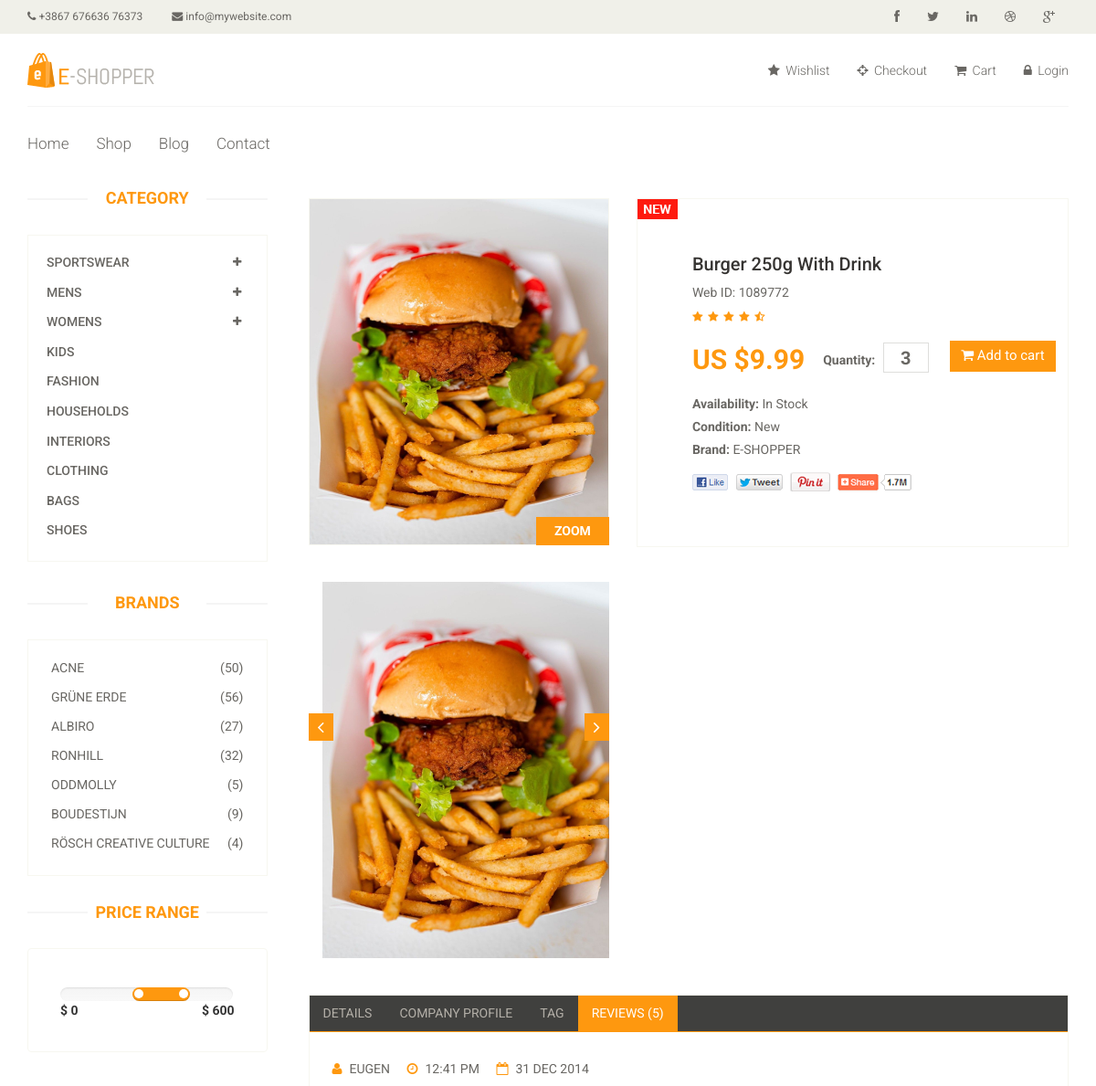
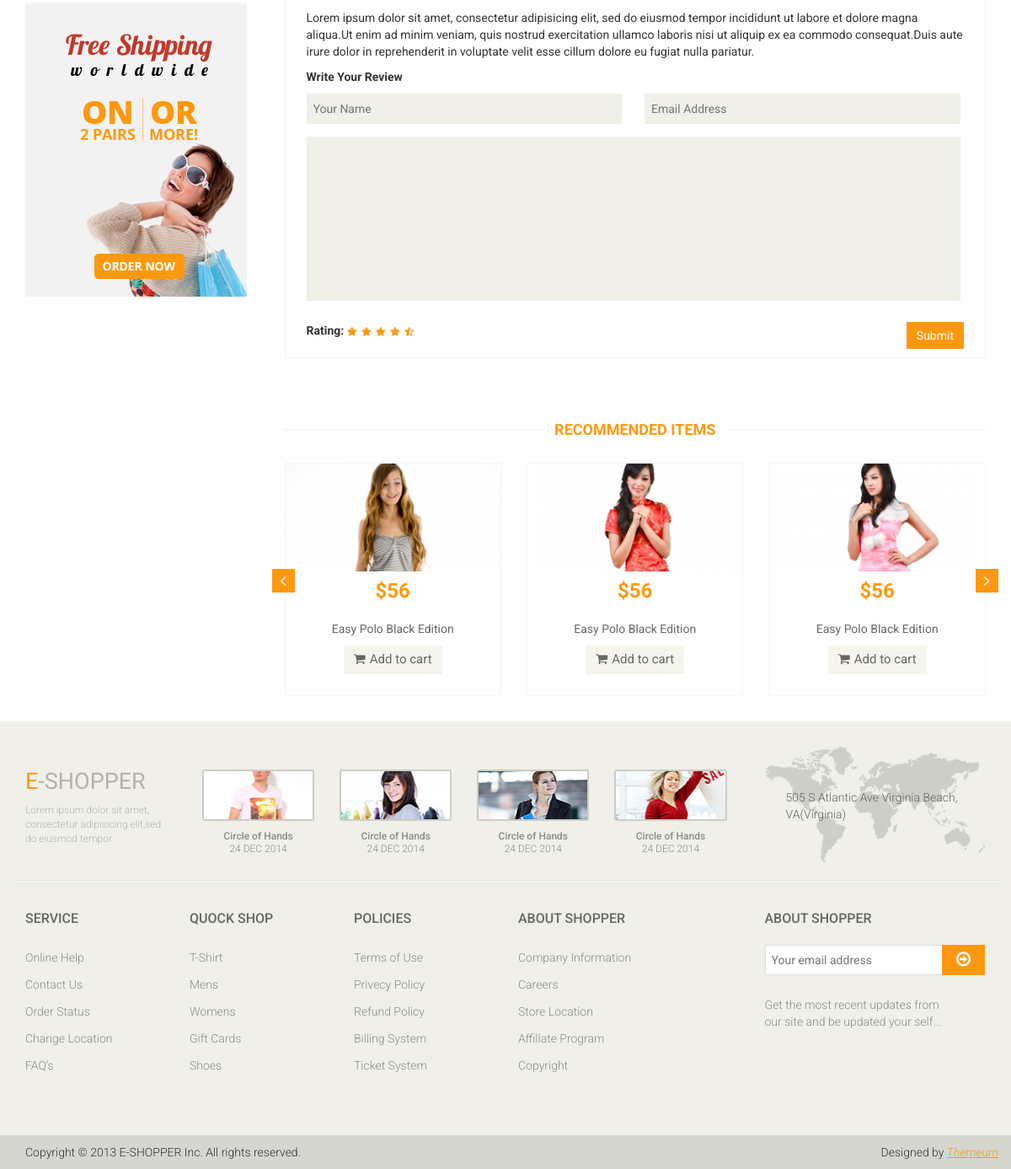
Screenshot of /product_details/burger-250g-with-drink with the database file from the repository (2 pictures, top to bottom).
### tables this page shows
CREATE TABLE `products` (
  `id` int(11) NOT NULL,
  `user_url` varchar(60) NOT NULL,
  `description` varchar(200) NOT NULL,
  `category` int(11) NOT NULL,
  `price` double NOT NULL,
  `quantity` int(11) NOT NULL,
  `image` varchar(500) NOT NULL,
  `image2` varchar(500) DEFAULT NULL,
  `image3` varchar(500) DEFAULT NULL,
  `image4` varchar(500) DEFAULT NULL,
  `date` datetime NOT NULL,
  `slag` varchar(100) NOT NULL
);

### app/controllers/product_details.php (called while the page is built, shortened)
<?php
Class Product_details extends Controller
{
	public function index($slag)
	{
		$slag = esc($slag);
		$DB = Database::newInstance();
		$ROW = $DB->read("select * from products where slag = :slag",['slag'=>$slag]);
		$data['page_title'] = "Product Details";
		$data['ROW'] = is_array($ROW) ? $ROW[0] : false;
		$this->view("product-details",$data);
	}
}

### app/core/app.php (called while the page is built, shortened)
<?php
Class App
{
	protected $method = "index";
	public function __construct()
	{
		$url = $this->parseURL();
		$url[0] = str_replace("-", "_", $url[0]);
		if(file_exists("../app/controllers/" . strtolower($url[0]) . ".php"))
		{
			unset($url[0]);
		}
		$this->controller = new $this->controller;
		if(isset($url[1]))
		{
			$url[1] = strtolower($url[1]);
		}
		$this->params = (count($url) > 0) ? $url : ["home"];
		call_user_func_array([$this->controller,$this->method], $this->params);
	}
	private function parseURL()
	{
		$url = isset($_GET['url']) ? $_GET['url'] : "home";
		return explode("/", filter_var(trim($url,"/"),FILTER_SANITIZE_URL));
 	}
}

### public/index.php (called while the page is built, shortened)
<?php
$app = new App();

### app/core/database.php (called while the page is built, shortened)
<?php
Class Database
{
	public static $con;
	public function __construct()
	{
		try{
			$string = DB_TYPE . ":host=". DB_HOST .";dbname=". DB_NAME;
			self::$con = new PDO($string,DB_USER,DB_PASS);
		}catch (PDOException $e){
			die($e->getMessage());
		}
	}
 	public static function newInstance()
	{
		return $instance = new self();
 	}
	public function read($query,$data = array())
	{
		$stm = self::$con->prepare($query);
		$result = $stm->execute($data);
		if($result){
			$data = $stm->fetchAll(PDO::FETCH_OBJ);
			if(is_array($data) && count($data) > 0)
			{
				return $data;
			}
		}
		return false;
	}
}

### app/core/functions.php (called while the page is built, shortened)
<?php
function esc($data)
{
	return addslashes($data);
}

### app/views/eshop/product-details.php (the view, shortened to what this page needs)
<section>
	<div class="container">
		<div class="row">
			<div class="col-sm-3">
				<div class="left-sidebar">
					<h2>Category</h2>
					<div class="panel-group category-products" id="accordian">
						<div class="panel panel-default">
							<div class="panel-heading">
								<h4 class="panel-title">
									<a data-toggle="collapse" data-parent="#accordian" href="#sportswear">
										<span class="badge pull-right"><i class="fa fa-plus"></i></span>
										Sportswear
									</a>
								</h4>
							</div>
						</div>
						<div class="panel panel-default">
							<div class="panel-heading">
								<h4 class="panel-title">
									<a data-toggle="collapse" data-parent="#accordian" href="#mens">
										<span class="badge pull-right"><i class="fa fa-plus"></i></span>
										Mens
									</a>
								</h4>
							</div>
						</div>
						<div class="panel panel-default">
							<div class="panel-heading">
								<h4 class="panel-title">
									<a data-toggle="collapse" data-parent="#accordian" href="#womens">
										<span class="badge pull-right"><i class="fa fa-plus"></i></span>
										Womens
									</a>
								</h4>
							</div>
						</div>
						<div class="panel panel-default">
							<div class="panel-heading">
								<h4 class="panel-title"><a href="#">Kids</a></h4>
							</div>
						</div>
						<div class="panel panel-default">
							<div class="panel-heading">
								<h4 class="panel-title"><a href="#">Fashion</a></h4>
							</div>
						</div>
						<div class="panel panel-default">
							<div class="panel-heading">
								<h4 class="panel-title"><a href="#">Households</a></h4>
							</div>
						</div>
						<div class="panel panel-default">
							<div class="panel-heading">
								<h4 class="panel-title"><a href="#">Interiors</a></h4>
							</div>
						</div>
						<div class="panel panel-default">
							<div class="panel-heading">
								<h4 class="panel-title"><a href="#">Clothing</a></h4>
							</div>
						</div>
						<div class="panel panel-default">
							<div class="panel-heading">
								<h4 class="panel-title"><a href="#">Bags</a></h4>
							</div>
						</div>
						<div class="panel panel-default">
							<div class="panel-heading">
								<h4 class="panel-title"><a href="#">Shoes</a></h4>
							</div>
						</div>
					</div>
					<div class="brands_products">
						<h2>Brands</h2>
						<div class="brands-name">
							<ul class="nav nav-pills nav-stacked">
								<li><a href=""> <span class="pull-right">(50)</span>Acne</a></li>
								<li><a href=""> <span class="pull-right">(56)</span>Grüne Erde</a></li>
								<li><a href=""> <span class="pull-right">(27)</span>Albiro</a></li>
								<li><a href=""> <span class="pull-right">(32)</span>Ronhill</a></li>
								<li><a href=""> <span class="pull-right">(5)</span>Oddmolly</a></li>
								<li><a href=""> <span class="pull-right">(9)</span>Boudestijn</a></li>
								<li><a href=""> <span class="pull-right">(4)</span>Rösch creative culture</a></li>
							</ul>
						</div>
					</div>
					<div class="price-range">
						<h2>Price Range</h2>
						<div class="well">
							 <input type="text" class="span2" value="" data-slider-min="0" data-slider-max="600" data-slider-step="5" data-slider-value="[250,450]" id="sl2" ><br />
							 <b>$ 0</b> <b class="pull-right">$ 600</b>
						</div>
					</div>
					<div class="shipping text-center">
						<img src="images/home/shipping.jpg" alt="" />
					</div>
				</div>
			</div>
			<div class="col-sm-9 padding-right">
			<?php if($ROW):?>
				<div class="product-details">
					<div class="col-sm-5">
						<div class="view-product">
							<img src="<?=ROOT.$ROW->image?>" alt="" />
							<h3>ZOOM</h3>
						</div>
						<div id="similar-product" class="carousel slide" data-ride="carousel">
							    <div class="carousel-inner">
									<div class="item active">
									  <a href=""><img src="<?=ROOT.$ROW->image?>" alt=""></a>
										</div>
								</div>
							  <a class="left item-control" href="#similar-product" data-slide="prev">
								<i class="fa fa-angle-left"></i>
							  </a>
							  <a class="right item-control" href="#similar-product" data-slide="next">
								<i class="fa fa-angle-right"></i>
							  </a>
						</div>
					</div>
					<div class="col-sm-7">
						<div class="product-information">
							<img src="images/product-details/new.jpg" class="newarrival" alt="" />
							<h2><?=$ROW->description?></h2>
							<p>Web ID: 1089772</p>
							<img src="images/product-details/rating.png" alt="" />
							<span>
								<span>US $<?=$ROW->price?></span>
								<label>Quantity:</label>
								<input type="text" value="3" />
								<button type="button" class="btn btn-fefault cart">
									<i class="fa fa-shopping-cart"></i>
									Add to cart
								</button>
							</span>
							<p><b>Availability:</b> In Stock</p>
							<p><b>Condition:</b> New</p>
							<p><b>Brand:</b> E-SHOPPER</p>
							<a href=""><img src="images/product-details/share.png" class="share img-responsive"  alt="" /></a>
						</div>
					</div>
				</div>
				<div class="category-tab shop-details-tab">
					<div class="col-sm-12">
						<ul class="nav nav-tabs">
							<li><a href="#details" data-toggle="tab">Details</a></li>
							<li><a href="#companyprofile" data-toggle="tab">Company Profile</a></li>
							<li><a href="#tag" data-toggle="tab">Tag</a></li>
							<li class="active"><a href="#reviews" data-toggle="tab">Reviews (5)</a></li>
						</ul>
					</div>
					<div class="tab-content">
						<div class="tab-pane fade active in" id="reviews" >
							<div class="col-sm-12">
								<ul>
									<li><a href=""><i class="fa fa-user"></i>EUGEN</a></li>
									<li><a href=""><i class="fa fa-clock-o"></i>12:41 PM</a></li>
									<li><a href=""><i class="fa fa-calendar-o"></i>31 DEC 2014</a></li>
								</ul>
								<p>Lorem ipsum dolor sit amet, consectetur adipisicing elit, sed do eiusmod tempor incididunt ut labore et dolore magna aliqua.Ut enim ad minim veniam, quis nostrud exercitation ullamco laboris nisi ut aliquip ex ea commodo consequat.Duis aute irure dolor in reprehenderit in voluptate velit esse cillum dolore eu fugiat nulla pariatur.</p>
								<p><b>Write Your Review</b></p>
								<form action="#">
									<span>
										<input type="text" placeholder="Your Name"/>
										<input type="email" placeholder="Email Address"/>
									</span>
									<textarea name="" ></textarea>
									<b>Rating: </b> <img src="images/product-details/rating.png" alt="" />
									<button type="button" class="btn btn-default pull-right">
										Submit
									</button>
								</form>
							</div>
						</div>
					</div>
				</div>
				<div class="recommended_items">
					<h2 class="title text-center">recommended items</h2>
					<div id="recommended-item-carousel" class="carousel slide" data-ride="carousel">
						<div class="carousel-inner">
							<div class="item active">
								<div class="col-sm-4">
									<div class="product-image-wrapper">
										<div class="single-products">
											<div class="productinfo text-center">
												<img src="images/home/recommend1.jpg" alt="" />
												<h2>$56</h2>
												<p>Easy Polo Black Edition</p>
												<button type="button" class="btn btn-default add-to-cart"><i class="fa fa-shopping-cart"></i>Add to cart</button>
											</div>
										</div>
									</div>
								</div>
								<div class="col-sm-4">
									<div class="product-image-wrapper">
										<div class="single-products">
											<div class="productinfo text-center">
												<img src="images/home/recommend2.jpg" alt="" />
												<h2>$56</h2>
												<p>Easy Polo Black Edition</p>
												<button type="button" class="btn btn-default add-to-cart"><i class="fa fa-shopping-cart"></i>Add to cart</button>
											</div>
										</div>
									</div>
								</div>
								<div class="col-sm-4">
									<div class="product-image-wrapper">
										<div class="single-products">
											<div class="productinfo text-center">
												<img src="images/home/recommend3.jpg" alt="" />
												<h2>$56</h2>
												<p>Easy Polo Black Edition</p>
												<button type="button" class="btn btn-default add-to-cart"><i class="fa fa-shopping-cart"></i>Add to cart</button>
											</div>
										</div>
									</div>
								</div>
							</div>
						</div>
						 <a class="left recommended-item-control" href="#recommended-item-carousel" data-slide="prev">
							<i class="fa fa-angle-left"></i>
						  </a>
						  <a class="right recommended-item-control" href="#recommended-item-carousel" data-slide="next">
							<i class="fa fa-angle-right"></i>
						  </a>
					</div>
				</div>
			<?php else: ?>
				<div style="padding: 1em;background-color: grey;color:white;margin:1em;text-align: center;"><h2>That product was not found</h2></div>
			<?php endif; ?>
			</div>
		</div>
	</div>
</section>

### rows the page displays
products: image (picture), description "Burger 250g With Drink", price "9.99"

### other values shown
Settings::phone_number() "+3867 676636 76373"
Settings::email() "info@mywebsite.com"
